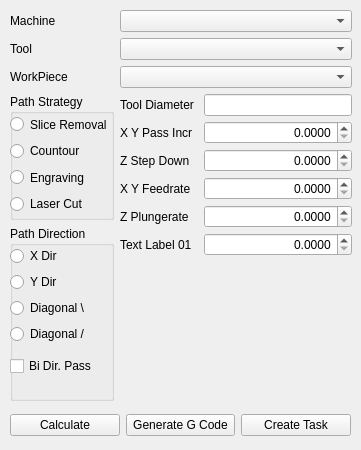
    <widget class="QWidget" name="ProcessTab">
     <property name="accessibleName">
      <string>Azioni</string>
     </property>
     <attribute name="title">
      <string>Processes</string>
     </attribute>
     <widget class="QWidget" name="gridScrollWidget_4">
      <property name="geometry">
       <rect>
        <x>10</x>
        <y>10</y>
        <width>342</width>
        <height>391</height>
       </rect>
      </property>
      <layout class="QGridLayout" name="gridLayout_4">
       <property name="sizeConstraint">
        <enum>QLayout::SetNoConstraint</enum>
       </property>
       <item row="1" column="1">
        <widget class="QComboBox" name="PCToolCB"/>
       </item>
       <item row="0" column="0">
        <widget class="QLabel" name="PCMachL">
         <property name="text">
          <string>Machine</string>
         </property>
        </widget>
       </item>
       <item row="1" column="0">
        <widget class="QLabel" name="PCToolL">
         <property name="text">
          <string>Tool</string>
         </property>
        </widget>
       </item>
       <item row="0" column="1">
        <widget class="QComboBox" name="PCMachCB"/>
       </item>
       <item row="2" column="0">
        <widget class="QLabel" name="PCWPL">
         <property name="text">
          <string>WorkPiece</string>
         </property>
        </widget>
       </item>
       <item row="2" column="1">
        <widget class="QComboBox" name="PCWPCB"/>
       </item>
       <item row="3" column="0">
        <widget class="QGroupBox" name="PCStrat">
         <property name="maximumSize">
          <size>
           <width>132</width>
           <height>126</height>
          </size>
         </property>
         <property name="title">
          <string>Path Strategy</string>
         </property>
         <widget class="QWidget" name="verticalLayoutWidget">
          <property name="geometry">
           <rect>
            <x>0</x>
            <y>20</y>
            <width>131</width>
            <height>100</height>
           </rect>
          </property>
          <layout class="QVBoxLayout" name="verticalLayout">
           <item>
            <widget class="QRadioButton" name="PCSTRB1">
             <property name="maximumSize">
              <size>
               <width>128</width>
               <height>50</height>
              </size>
             </property>
             <property name="toolTip">
              <string>&lt;html&gt;&lt;head/&gt;&lt;body&gt;&lt;p&gt;Make various passes in the direction selected stepping down on every passes by an amount calculated from the height of the workpiece and the diameter of the tool choosen, this calculated amount could be adjusted using the Step Down Correction (100 = calculated amount, -90 10% less amount 110 10% plus amount)&lt;/p&gt;&lt;/body&gt;&lt;/html&gt;</string>
             </property>
             <property name="text">
              <string>Slice Removal</string>
             </property>
            </widget>
           </item>
           <item>
            <widget class="QRadioButton" name="PCSTRB2">
             <property name="maximumSize">
              <size>
               <width>128</width>
               <height>50</height>
              </size>
             </property>
             <property name="text">
              <string>Countour</string>
             </property>
            </widget>
           </item>
           <item>
            <widget class="QRadioButton" name="PCSTRB3">
             <property name="maximumSize">
              <size>
               <width>128</width>
               <height>50</height>
              </size>
             </property>
             <property name="text">
              <string>Engraving</string>
             </property>
            </widget>
           </item>
           <item>
            <widget class="QRadioButton" name="PCSTRB4">
             <property name="maximumSize">
              <size>
               <width>128</width>
               <height>50</height>
              </size>
             </property>
             <property name="text">
              <string>Laser Cut</string>
             </property>
            </widget>
           </item>
          </layout>
         </widget>
        </widget>
       </item>
       <item row="4" column="0">
        <widget class="QGroupBox" name="PCPDir">
         <property name="title">
          <string>Path Direction</string>
         </property>
         <widget class="QWidget" name="verticalLayoutWidget_2">
          <property name="geometry">
           <rect>
            <x>0</x>
            <y>20</y>
            <width>131</width>
            <height>100</height>
           </rect>
          </property>
          <layout class="QVBoxLayout" name="verticalLayout_2">
           <item>
            <widget class="QRadioButton" name="PCPDRB1">
             <property name="text">
              <string>X Dir</string>
             </property>
            </widget>
           </item>
           <item>
            <widget class="QRadioButton" name="PCPDRB2">
             <property name="text">
              <string>Y Dir</string>
             </property>
            </widget>
           </item>
           <item>
            <widget class="QRadioButton" name="PCPDRB3">
             <property name="text">
              <string>Diagonal \</string>
             </property>
            </widget>
           </item>
           <item>
            <widget class="QRadioButton" name="PCPDRB4">
             <property name="text">
              <string>Diagonal /</string>
             </property>
            </widget>
           </item>
          </layout>
         </widget>
         <widget class="QCheckBox" name="checkBox">
          <property name="geometry">
           <rect>
            <x>0</x>
            <y>130</y>
            <width>121</width>
            <height>20</height>
           </rect>
          </property>
          <property name="text">
           <string>Bi Dir. Pass</string>
          </property>
         </widget>
        </widget>
       </item>
       <item row="3" column="1" rowspan="2">
        <layout class="QFormLayout" name="formLayout">
         <property name="sizeConstraint">
          <enum>QLayout::SetNoConstraint</enum>
         </property>
         <property name="fieldGrowthPolicy">
          <enum>QFormLayout::AllNonFixedFieldsGrow</enum>
         </property>
         <property name="horizontalSpacing">
          <number>10</number>
         </property>
         <property name="verticalSpacing">
          <number>5</number>
         </property>
         <item row="2" column="0">
          <widget class="QLabel" name="PCLXYovl">
           <property name="text">
            <string>X Y Pass Incr</string>
           </property>
          </widget>
         </item>
         <item row="2" column="1">
          <widget class="QDoubleSpinBox" name="PCSBXYovl">
           <property name="alignment">
            <set>Qt::AlignRight|Qt::AlignTrailing|Qt::AlignVCenter</set>
           </property>
           <property name="decimals">
            <number>4</number>
           </property>
           <property name="maximum">
            <double>100.000000000000000</double>
           </property>
           <property name="singleStep">
            <double>0.050000000000000</double>
           </property>
          </widget>
         </item>
         <item row="3" column="0">
          <widget class="QLabel" name="PCLZsd">
           <property name="text">
            <string>Z Step Down</string>
           </property>
          </widget>
         </item>
         <item row="4" column="1">
          <widget class="QDoubleSpinBox" name="PCSBXYfc">
           <property name="alignment">
            <set>Qt::AlignRight|Qt::AlignTrailing|Qt::AlignVCenter</set>
           </property>
           <property name="decimals">
            <number>4</number>
           </property>
           <property name="maximum">
            <double>100.000000000000000</double>
           </property>
           <property name="singleStep">
            <double>0.050000000000000</double>
           </property>
          </widget>
         </item>
         <item row="4" column="0">
          <widget class="QLabel" name="PCLXYfc">
           <property name="text">
            <string>X Y Feedrate</string>
           </property>
          </widget>
         </item>
         <item row="5" column="1">
          <widget class="QDoubleSpinBox" name="PCSBZfc">
           <property name="alignment">
            <set>Qt::AlignRight|Qt::AlignTrailing|Qt::AlignVCenter</set>
           </property>
           <property name="decimals">
            <number>4</number>
           </property>
           <property name="maximum">
            <double>100.000000000000000</double>
           </property>
           <property name="singleStep">
            <double>0.050000000000000</double>
           </property>
          </widget>
         </item>
         <item row="5" column="0">
          <widget class="QLabel" name="PCLZfc">
           <property name="text">
            <string>Z Plungerate</string>
           </property>
          </widget>
         </item>
         <item row="6" column="1">
          <widget class="QDoubleSpinBox" name="PCSB01">
           <property name="alignment">
            <set>Qt::AlignRight|Qt::AlignTrailing|Qt::AlignVCenter</set>
           </property>
           <property name="decimals">
            <number>4</number>
           </property>
           <property name="maximum">
            <double>100.000000000000000</double>
           </property>
           <property name="singleStep">
            <double>0.050000000000000</double>
           </property>
          </widget>
         </item>
         <item row="6" column="0">
          <widget class="QLabel" name="PCL01">
           <property name="text">
            <string>Text Label 01</string>
           </property>
          </widget>
         </item>
         <item row="1" column="0">
          <widget class="QLabel" name="PCLTd">
           <property name="text">
            <string>Tool Diameter</string>
           </property>
          </widget>
         </item>
         <item row="1" column="1">
          <widget class="QLineEdit" name="PCTTd"/>
         </item>
         <item row="3" column="1">
          <widget class="QDoubleSpinBox" name="PCSBZsd">
           <property name="alignment">
            <set>Qt::AlignRight|Qt::AlignTrailing|Qt::AlignVCenter</set>
           </property>
           <property name="decimals">
            <number>4</number>
           </property>
           <property name="maximum">
            <double>100.000000000000000</double>
           </property>
           <property name="singleStep">
            <double>0.050000000000000</double>
           </property>
          </widget>
         </item>
        </layout>
       </item>
      </layout>
     </widget>
     <widget class="QWidget" name="horizontalLayoutWidget">
      <property name="geometry">
       <rect>
        <x>10</x>
        <y>410</y>
        <width>341</width>
        <height>31</height>
       </rect>
      </property>
      <layout class="QHBoxLayout" name="horizontalLayout_5">
       <item>
        <widget class="QPushButton" name="PCPBCal">
         <property name="text">
          <string>Calculate</string>
         </property>
        </widget>
       </item>
       <item>
        <widget class="QPushButton" name="PCPBGenG">
         <property name="text">
          <string>Generate G Code</string>
         </property>
        </widget>
       </item>
       <item>
        <widget class="QPushButton" name="PCPBCt">
         <property name="text">
          <string>Create Task</string>
         </property>
        </widget>
       </item>
      </layout>
     </widget>
    </widget>
